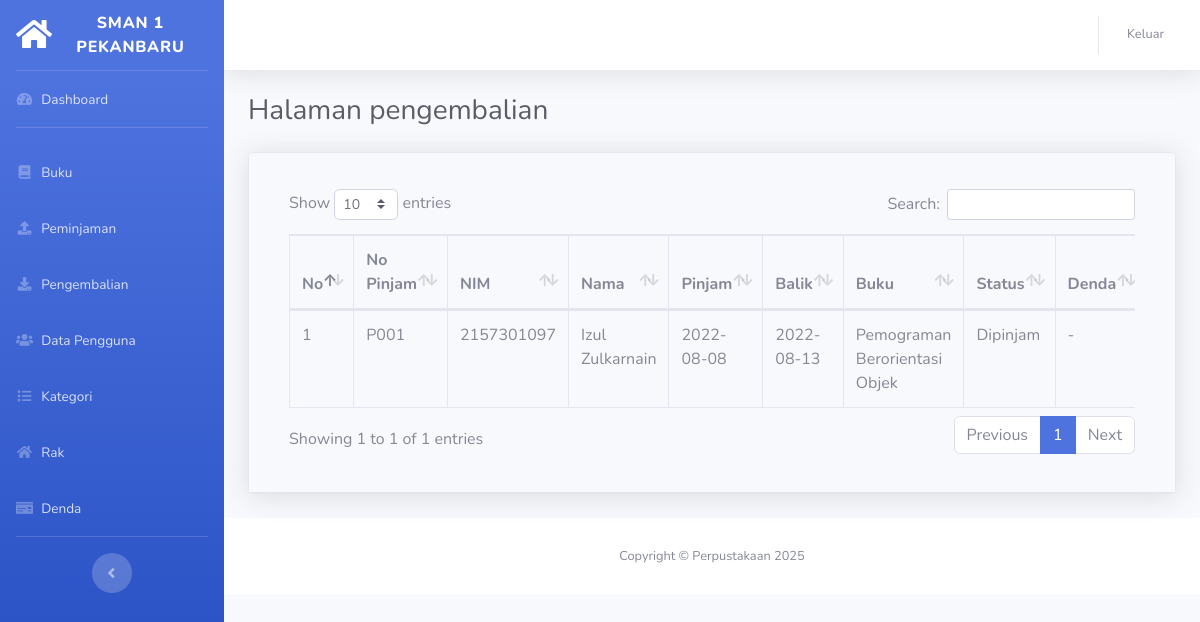
The page /index.php/pengembalian/Semua on the database its author committed.
### tables this page shows
CREATE TABLE `peminjaman` (
  `id_peminjaman` int(11) NOT NULL,
  `id_pinjam` varchar(225) NOT NULL,
  `tanggal_pinjam` date NOT NULL,
  `tanggal_kembali` date DEFAULT NULL,
  `id_buku` int(11) NOT NULL,
  `id_user` int(11) NOT NULL,
  `status` varchar(225) NOT NULL DEFAULT 'Dipinjam',
  `denda` varchar(50) DEFAULT '-',
  `jml` int(11) NOT NULL DEFAULT 1
);

CREATE TABLE `user` (
  `id_user` int(11) NOT NULL,
  `username` varchar(225) NOT NULL,
  `password` varchar(225) NOT NULL,
  `level` varchar(225) NOT NULL,
  `nama` varchar(225) NOT NULL,
  `nim` varchar(225) DEFAULT NULL,
  `tempat_lahir` varchar(225) NOT NULL,
  `tgl_lahir` varchar(225) NOT NULL,
  `jenis_kelamin` varchar(225) NOT NULL,
  `alamat` text NOT NULL,
  `no_hp` varchar(225) NOT NULL,
  `email` varchar(225) NOT NULL,
  `tgl_bergabung` varchar(225) NOT NULL,
  `foto` varchar(225) NOT NULL
);

CREATE TABLE `buku` (
  `id_buku` int(11) NOT NULL,
  `kode_buku` char(5) NOT NULL,
  `judul_buku` varchar(50) NOT NULL,
  `penulis_buku` varchar(50) NOT NULL,
  `penerbit_buku` varchar(50) NOT NULL,
  `tahun_terbit` varchar(10) NOT NULL,
  `stok` int(11) NOT NULL,
  `gambar` varchar(100) NOT NULL,
  `id_rak` int(11) NOT NULL,
  `id_kategori` int(11) NOT NULL
);

### application/controllers/Pengembalian.php (called while the page is built, shortened)
<?php if (! defined('BASEPATH')) exit ('No direct access allowed');
class pengembalian extends CI_Controller {
    public function __construct()
    {
        $this->load->model('Pengembalian_model');
        $this->load->model('Buku_model');
        $this->load->model('User_model');
    }
    public function Semua()
    {
        $isi['judul']='Halaman pengembalian';
        $isi['pengembalian'] = $this->Pengembalian_model->TampilSemua();
        $this ->load->view('layout/header', $isi);
        $this ->load->view('pengembalian/vw_pengembalian', $isi);
        $this ->load->view('layout/footer', $isi);
    }
}

### index.php (called while the page is built, shortened)
<?php
require_once BASEPATH.'core/CodeIgniter.php';

### application/models/Pengembalian_model.php (called while the page is built, shortened)
<?php
class Pengembalian_model extends CI_Model
{
    public function TampilSemua()
    {
        $this->db->select('p.*, u.nama as anggota, u.nim as nim, b.judul_buku as buku');
        $this->db->from('peminjaman p');
        $this->db->join('user u', 'p.id_user=u.id_user');
        $this->db->join('buku b', 'p.id_buku=b.id_buku');
        $isi = $this->db->get();
        return $isi->result_array();
    }
}
?>

### application/views/pengembalian/vw_pengembalian.php (the view)
<div class="container-fluid">
                    <h1 class="h3 mb-4 text-gray-800"><?= $judul?></h1>
                    <div class="card shadow mb-4">
                    <div class="card-header py-3">
                        <div class="card-body">
                            <div class="table-responsive">
                                <table class="table table-bordered" id="dataTable" width="100%" cellspacing="0">
                                    <thead>
                                        <tr>
                                            <th>No</th>
                                            <th>No Pinjam</th>
                                            <th>NIM</th>
                                            <th>Nama</th>
                                            <th>Pinjam</th>
                                            <th>Balik</th>
                                            <th>Buku</th>
                                            <th>Status</th>
                                            <th>Denda</th>
                                        </tr>
                                    </thead>
                                    <tbody>
                                        <?php $i=1;?>
                                        <?php foreach ($pengembalian as $p){ ?>
                                            <tr>
                                                <td><?=$i;?></td>
                                                <td><?=$p['id_pinjam'];?></td>
                                                <td><?=$p['nim'];?></td>
                                                <td><?=$p['anggota'];?></td>
                                                <td><?=$p['tanggal_pinjam'];?></td>
                                                <td><?=$p['tanggal_kembali'];?></td>
                                                <td><?=$p['buku'];?></td>
                                                <td><?=$p['status'  ];?></td>
                                                <td><?=$p['denda'];?></td>
                                            </tr>
                                        <?php $i++;?>
                                        <?php }?>
                                    </tbody>
                                </table>
                            </div>
                        </div>
                    </div>
                </div>

### rows shown on the page
peminjaman: id_pinjam "P001", id_user.nim "2157301097", id_user.nama "Izul Zulkarnain", tanggal_pinjam "2022-08-08", tanggal_kembali "2022-08-13", id_buku.judul_buku "Pemograman Berorientasi Objek", status "Dipinjam", denda "-"

### other values the page prints
$judul "Halaman pengembalian"
